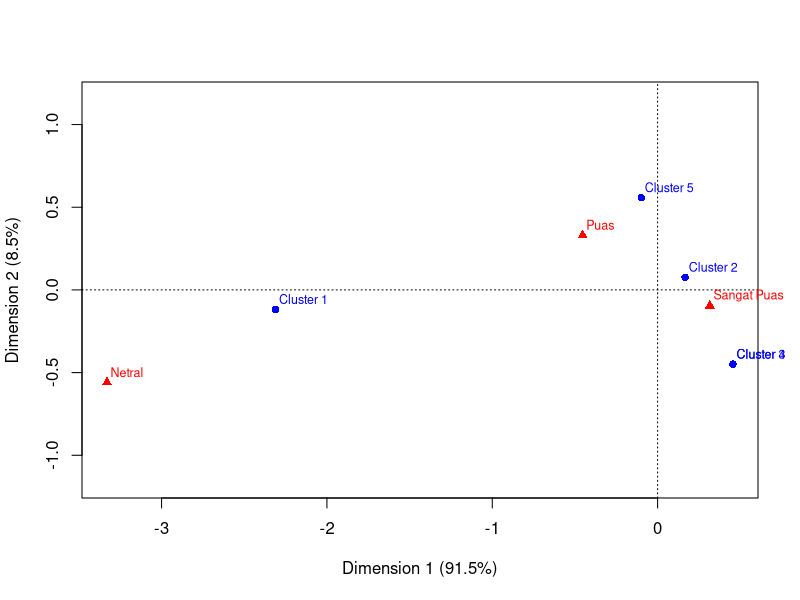
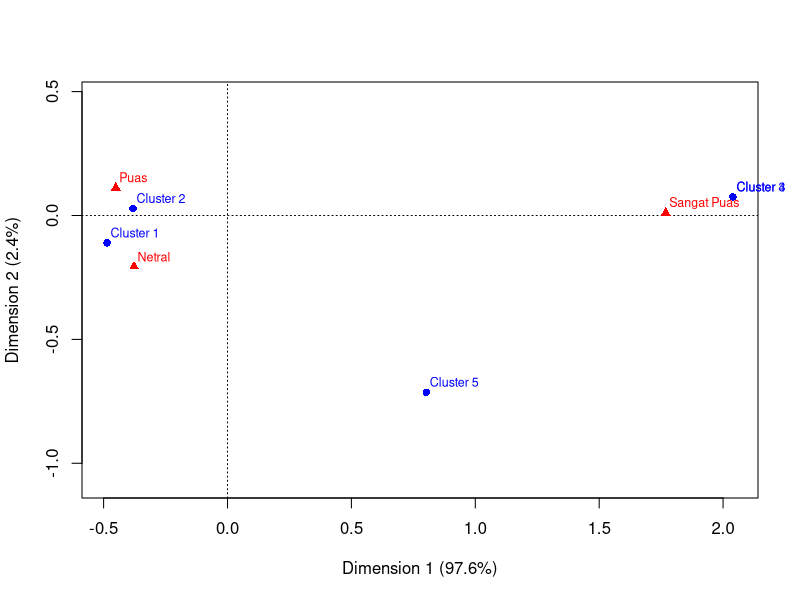
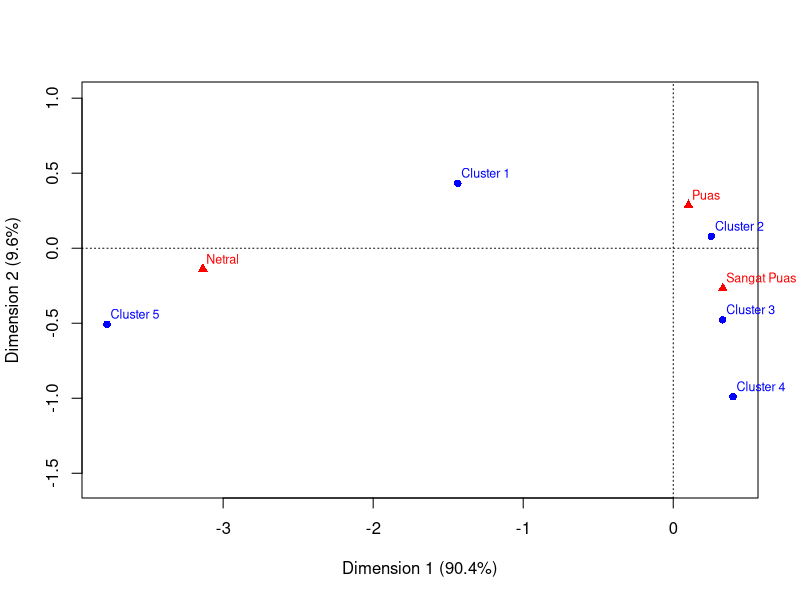
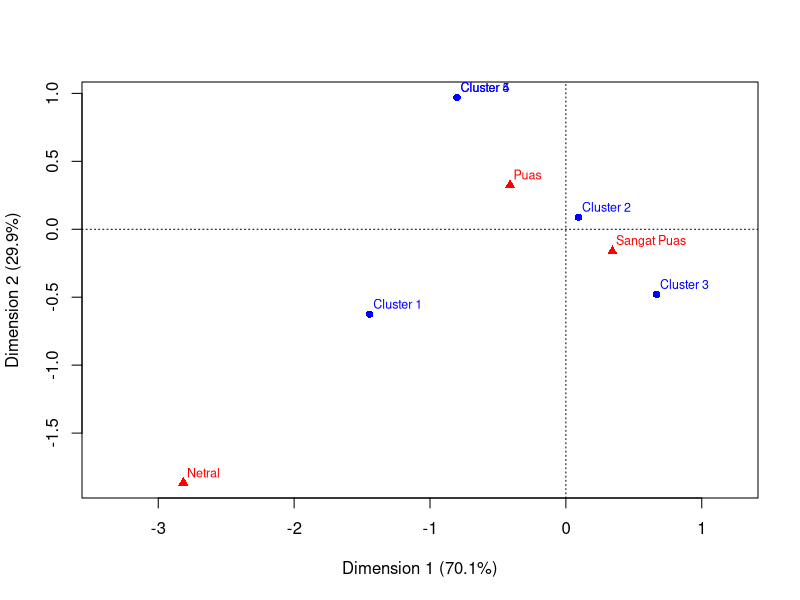

Recreate these plots in R, in order.
#analisis korespondensi

#kepuasan informasi x1
kores = matrix(c(2,3,0,0,12,34,0,0,8,0,0,1,0,1,1),nrow = 5,byrow = TRUE)
dimnames(kores)=list(c("Cluster 1","Cluster 2","Cluster 3","Cluster 4","Cluster 5"),c("Netral","Puas","Sangat Puas"))
names(dimnames(kores))=c("Cluster Responden","Indikator Kepuasan")
kores

#Chi Square
chisq.test(kores)

prop.table(kores,1)
prop.table(kores,2)

library(ca)
fit=ca(kores)
fit

summary(fit)

ankor=function(data){
  total=sum(data)
  totBaris=apply(data, 1,sum)
  totKolom=apply(data, 2,sum)
  p=data/total
  r=totBaris/total
  R=diag(r)
  c=totKolom/total
  C=diag(c)
  S=solve(R)^(0.5)%*%(p-t(t(r))%*%c)%*%solve(C)^(0.5)
  lamda=eigen(S%*%t(S))$values[1:(min(nrow(data),ncol(data))-
                                    1)]
  D=diag(sqrt(lamda))
  prop=c()
  propcum=c()
  for(i in (1:length(lamda))){
    prop=c(prop,lamda[i]/sum(lamda))
    propcum=c(propcum,sum(prop[1:i]))
  }
  if(nrow(data)<ncol(data)){
    U=(eigen(S%*%t(S))$vectors)[,1:(min(nrow(data),ncol(data))-
                                      1)]
    V=solve(D)%*%U%*%S
    Y=solve(R)^(0.5)%*%U%*%D
    Z=solve(C)^(0.5)%*%t(V)%*%D
  }else {
    V=(eigen(S%*%t(S))$vectors)[,1:(min(nrow(data),ncol(data))-
                                      1)]
    U=t(S)%*%V%*%solve(D)
    Y=solve(R)^(0.5)%*%V%*%D
    Z=solve(C)^(0.5)%*%U%*%D
  }
  hasil=list("Inersia"=lamda,"Proporsi
Inersia"=prop,"Proporsi Kumulatif Inersia"=propcum,"Estimasi
Koordinat Utama dari Baris"=Y,"Estimasi Koordinat Utama dari
Kolom"=Z,"Matriks_residual_standar"=S)
  library(ca)
  plot=plot(ca(data))
  return(c(hasil,plot))
}
P=ankor(kores)
P

#kepuasan identitas diri x2
kores = matrix(c(2,3,0,15,29,2,0,0,8,0,0,1,1,0,1),nrow = 5,byrow = TRUE)
dimnames(kores)=list(c("Cluster 1","Cluster 2","Cluster 3","Cluster 4","Cluster 5"),c("Netral","Puas","Sangat Puas"))
names(dimnames(kores))=c("Cluster Responden","Indikator Kepuasan")
kores

#Chi Square
chisq.test(kores)

prop.table(kores,1)
prop.table(kores,2)

library(ca)
fit=ca(kores)
fit

summary(fit)

ankor=function(data){
  total=sum(data)
  totBaris=apply(data, 1,sum)
  totKolom=apply(data, 2,sum)
  p=data/total
  r=totBaris/total
  R=diag(r)
  c=totKolom/total
  C=diag(c)
  S=solve(R)^(0.5)%*%(p-t(t(r))%*%c)%*%solve(C)^(0.5)
  lamda=eigen(S%*%t(S))$values[1:(min(nrow(data),ncol(data))-
                                    1)]
  D=diag(sqrt(lamda))
  prop=c()
  propcum=c()
  for(i in (1:length(lamda))){
    prop=c(prop,lamda[i]/sum(lamda))
    propcum=c(propcum,sum(prop[1:i]))
  }
  if(nrow(data)<ncol(data)){
    U=(eigen(S%*%t(S))$vectors)[,1:(min(nrow(data),ncol(data))-
                                      1)]
    V=solve(D)%*%U%*%S
    Y=solve(R)^(0.5)%*%U%*%D
    Z=solve(C)^(0.5)%*%t(V)%*%D
  }else {
    V=(eigen(S%*%t(S))$vectors)[,1:(min(nrow(data),ncol(data))-
                                      1)]
    U=t(S)%*%V%*%solve(D)
    Y=solve(R)^(0.5)%*%V%*%D
    Z=solve(C)^(0.5)%*%U%*%D
  }
  hasil=list("Inersia"=lamda,"Proporsi
Inersia"=prop,"Proporsi Kumulatif Inersia"=propcum,"Estimasi
Koordinat Utama dari Baris"=Y,"Estimasi Koordinat Utama dari
Kolom"=Z,"Matriks_residual_standar"=S)
  library(ca)
  plot=plot(ca(data))
  return(c(hasil,plot))
}
P=ankor(kores)
P

#kepuasan interaksi sosial x3
kores = matrix(c(2,3,0,0,24,22,0,2,6,0,0,1,2,0,0),nrow = 5,byrow = TRUE)
dimnames(kores)=list(c("Cluster 1","Cluster 2","Cluster 3","Cluster 4","Cluster 5"),c("Netral","Puas","Sangat Puas"))
names(dimnames(kores))=c("Cluster Responden","Indikator Kepuasan")
kores

#Chi Square
chisq.test(kores)

prop.table(kores,1)
prop.table(kores,2)

library(ca)
fit=ca(kores)
fit

summary(fit)

ankor=function(data){
  total=sum(data)
  totBaris=apply(data, 1,sum)
  totKolom=apply(data, 2,sum)
  p=data/total
  r=totBaris/total
  R=diag(r)
  c=totKolom/total
  C=diag(c)
  S=solve(R)^(0.5)%*%(p-t(t(r))%*%c)%*%solve(C)^(0.5)
  lamda=eigen(S%*%t(S))$values[1:(min(nrow(data),ncol(data))-
                                    1)]
  D=diag(sqrt(lamda))
  prop=c()
  propcum=c()
  for(i in (1:length(lamda))){
    prop=c(prop,lamda[i]/sum(lamda))
    propcum=c(propcum,sum(prop[1:i]))
  }
  if(nrow(data)<ncol(data)){
    U=(eigen(S%*%t(S))$vectors)[,1:(min(nrow(data),ncol(data))-
                                      1)]
    V=solve(D)%*%U%*%S
    Y=solve(R)^(0.5)%*%U%*%D
    Z=solve(C)^(0.5)%*%t(V)%*%D
  }else {
    V=(eigen(S%*%t(S))$vectors)[,1:(min(nrow(data),ncol(data))-
                                      1)]
    U=t(S)%*%V%*%solve(D)
    Y=solve(R)^(0.5)%*%V%*%D
    Z=solve(C)^(0.5)%*%U%*%D
  }
  hasil=list("Inersia"=lamda,"Proporsi
Inersia"=prop,"Proporsi Kumulatif Inersia"=propcum,"Estimasi
Koordinat Utama dari Baris"=Y,"Estimasi Koordinat Utama dari
Kolom"=Z,"Matriks_residual_standar"=S)
  library(ca)
  plot=plot(ca(data))
  return(c(hasil,plot))
}
P=ankor(kores)
P

#kepuasan hiburan x4
kores = matrix(c(1,3,1,0,18,28,0,0,8,0,1,0,0,2,0),nrow = 5,byrow = TRUE)
dimnames(kores)=list(c("Cluster 1","Cluster 2","Cluster 3","Cluster 4","Cluster 5"),c("Netral","Puas","Sangat Puas"))
names(dimnames(kores))=c("Cluster Responden","Indikator Kepuasan")
kores

#Chi Square
chisq.test(kores)

prop.table(kores,1)
prop.table(kores,2)

library(ca)
fit=ca(kores)
fit

summary(fit)

ankor=function(data){
  total=sum(data)
  totBaris=apply(data, 1,sum)
  totKolom=apply(data, 2,sum)
  p=data/total
  r=totBaris/total
  R=diag(r)
  c=totKolom/total
  C=diag(c)
  S=solve(R)^(0.5)%*%(p-t(t(r))%*%c)%*%solve(C)^(0.5)
  lamda=eigen(S%*%t(S))$values[1:(min(nrow(data),ncol(data))-
                                    1)]
  D=diag(sqrt(lamda))
  prop=c()
  propcum=c()
  for(i in (1:length(lamda))){
    prop=c(prop,lamda[i]/sum(lamda))
    propcum=c(propcum,sum(prop[1:i]))
  }
  if(nrow(data)<ncol(data)){
    U=(eigen(S%*%t(S))$vectors)[,1:(min(nrow(data),ncol(data))-
                                      1)]
    V=solve(D)%*%U%*%S
    Y=solve(R)^(0.5)%*%U%*%D
    Z=solve(C)^(0.5)%*%t(V)%*%D
  }else {
    V=(eigen(S%*%t(S))$vectors)[,1:(min(nrow(data),ncol(data))-
                                      1)]
    U=t(S)%*%V%*%solve(D)
    Y=solve(R)^(0.5)%*%V%*%D
    Z=solve(C)^(0.5)%*%U%*%D
  }
  hasil=list("Inersia"=lamda,"Proporsi
Inersia"=prop,"Proporsi Kumulatif Inersia"=propcum,"Estimasi
Koordinat Utama dari Baris"=Y,"Estimasi Koordinat Utama dari
Kolom"=Z,"Matriks_residual_standar"=S)
  library(ca)
  plot=plot(ca(data))
  return(c(hasil,plot))
}
P=ankor(kores)
P
